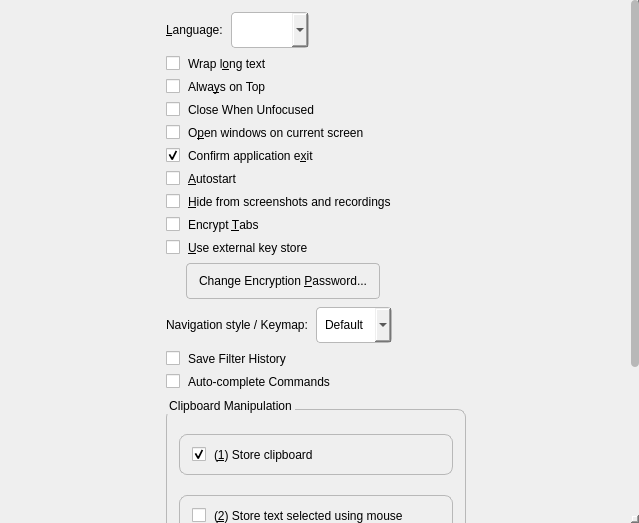
<?xml version="1.0" encoding="UTF-8"?>
<ui version="4.0">
 <class>ConfigTabGeneral</class>
 <widget class="QScrollArea" name="ConfigTabGeneral">
  <property name="geometry">
   <rect>
    <x>0</x>
    <y>0</y>
    <width>639</width>
    <height>523</height>
   </rect>
  </property>
  <property name="frameShape">
   <enum>QFrame::NoFrame</enum>
  </property>
  <property name="widgetResizable">
   <bool>true</bool>
  </property>
  <property name="styleSheet">
   <string>QScrollBar { border: none; background: transparent; width: 8px; margin: 0; } QScrollBar::handle { background: palette(mid); border-radius: 4px; min-height: 24px; } QScrollBar::handle:hover { background: palette(mid); }</string>
  </property>
  <widget class="QWidget" name="scrollAreaWidgetContents">
   <property name="geometry">
    <rect>
     <x>0</x>
     <y>0</y>
     <width>639</width>
     <height>523</height>
    </rect>
   </property>
   <layout class="QHBoxLayout" name="horizontalLayout_15">
    <property name="spacing">
     <number>8</number>
    </property>
    <property name="leftMargin">
     <number>12</number>
    </property>
    <property name="topMargin">
     <number>12</number>
    </property>
    <property name="rightMargin">
     <number>12</number>
    </property>
    <property name="bottomMargin">
     <number>12</number>
    </property>
    <item>
     <spacer name="horizontalSpacer_13">
      <property name="orientation">
       <enum>Qt::Horizontal</enum>
      </property>
      <property name="sizeHint" stdset="0">
       <size>
        <width>40</width>
        <height>20</height>
       </size>
      </property>
     </spacer>
    </item>
    <item>
     <layout class="QVBoxLayout" name="verticalLayout_10">
      <property name="spacing">
       <number>8</number>
      </property>
      <property name="leftMargin">
       <number>0</number>
      </property>
      <property name="topMargin">
       <number>0</number>
      </property>
      <property name="rightMargin">
       <number>0</number>
      </property>
      <property name="bottomMargin">
       <number>0</number>
      </property>
      <item>
       <spacer name="verticalSpacer_3">
        <property name="orientation">
         <enum>Qt::Vertical</enum>
        </property>
        <property name="sizeHint" stdset="0">
         <size>
          <width>20</width>
          <height>40</height>
         </size>
        </property>
       </spacer>
      </item>
      <item>
       <layout class="QHBoxLayout" name="horizontalLayout_5">
        <property name="spacing">
         <number>8</number>
        </property>
        <property name="leftMargin">
         <number>0</number>
        </property>
        <property name="topMargin">
         <number>0</number>
        </property>
        <property name="rightMargin">
         <number>0</number>
        </property>
        <property name="bottomMargin">
         <number>0</number>
        </property>
        <item>
         <widget class="QLabel" name="label">
          <property name="text">
           <string>&amp;Language:</string>
          </property>
          <property name="buddy">
           <cstring>comboBoxLanguage</cstring>
          </property>
         </widget>
        </item>
        <item>
         <widget class="QComboBox" name="comboBoxLanguage">
          <property name="styleSheet">
           <string>border-radius: 4px; border: 1px solid palette(mid); padding: 5px 8px; min-height: 24px;</string>
          </property>
         </widget>
        </item>
        <item>
         <spacer name="horizontalSpacer_3">
          <property name="orientation">
           <enum>Qt::Horizontal</enum>
          </property>
          <property name="sizeHint" stdset="0">
           <size>
            <width>40</width>
            <height>20</height>
           </size>
          </property>
         </spacer>
        </item>
       </layout>
      </item>
      <item>
       <widget class="QCheckBox" name="checkBoxTextWrap">
        <property name="styleSheet">
         <string>spacing: 8px;</string>
        </property>
        <property name="toolTip">
         <string>Break text if it's too long to fit on line</string>
        </property>
        <property name="text">
         <string>Wrap l&amp;ong text</string>
        </property>
       </widget>
      </item>
      <item>
       <widget class="QCheckBox" name="checkBoxAlwaysOnTop">
        <property name="styleSheet">
         <string>spacing: 8px;</string>
        </property>
        <property name="toolTip">
         <string>Keep main window above other windows</string>
        </property>
        <property name="text">
         <string>Alwa&amp;ys on Top</string>
        </property>
       </widget>
      </item>
      <item>
       <widget class="QCheckBox" name="checkBoxCloseOnUnfocus">
        <property name="styleSheet">
         <string>spacing: 8px;</string>
        </property>
        <property name="toolTip">
         <string>Close main window when other application has focus</string>
        </property>
        <property name="text">
         <string>Close When Unfocused</string>
        </property>
       </widget>
      </item>
      <item>
       <widget class="QCheckBox" name="checkBoxOpenWindowsOnCurrentScreen">
        <property name="styleSheet">
         <string>spacing: 8px;</string>
        </property>
        <property name="toolTip">
         <string>Enable to open windows on current screen. Disable to open windows where they were last closed</string>
        </property>
        <property name="text">
         <string>O&amp;pen windows on current screen</string>
        </property>
       </widget>
      </item>
      <item>
       <widget class="QCheckBox" name="checkBoxConfirmExit">
        <property name="styleSheet">
         <string>spacing: 8px;</string>
        </property>
        <property name="toolTip">
         <string>Confirm application exit</string>
        </property>
        <property name="text">
         <string>Confirm application e&amp;xit</string>
        </property>
        <property name="checked">
         <bool>true</bool>
        </property>
       </widget>
      </item>
      <item>
       <widget class="QCheckBox" name="checkBoxAutostart">
        <property name="styleSheet">
         <string>spacing: 8px;</string>
        </property>
        <property name="toolTip">
         <string>Run the application on system startup</string>
        </property>
        <property name="text">
         <string>&amp;Autostart</string>
        </property>
       </widget>
      </item>
      <item>
       <widget class="QCheckBox" name="checkBoxPreventScreenCapture">
        <property name="styleSheet">
         <string>spacing: 8px;</string>
        </property>
        <property name="toolTip">
         <string>Prevent capturing app windows in screenshots and recordings</string>
        </property>
        <property name="text">
         <string>&amp;Hide from screenshots and recordings</string>
        </property>
       </widget>
      </item>
      <item>
       <widget class="QCheckBox" name="checkBoxEncryptTabs">
        <property name="styleSheet">
         <string>spacing: 8px;</string>
        </property>
        <property name="toolTip">
         <string>Encrypt tab data on disk (requires password to be set)</string>
        </property>
        <property name="text">
         <string>Encrypt &amp;Tabs</string>
        </property>
       </widget>
      </item>
      <item>
       <widget class="QCheckBox" name="checkBoxUseKeychain">
        <property name="styleSheet">
         <string>spacing: 8px;</string>
        </property>
        <property name="toolTip">
         <string>Use an available external key store for the encryption password (Windows Credential Store, macOS Keychain, GNOME Keyring, KWallet)</string>
        </property>
        <property name="text">
         <string>&amp;Use external key store</string>
        </property>
       </widget>
      </item>
      <item>
       <layout class="QHBoxLayout" name="horizontalLayoutChangePassword">
        <property name="spacing">
         <number>8</number>
        </property>
        <property name="leftMargin">
         <number>0</number>
        </property>
        <property name="topMargin">
         <number>0</number>
        </property>
        <property name="rightMargin">
         <number>0</number>
        </property>
        <property name="bottomMargin">
         <number>0</number>
        </property>
        <item>
         <spacer name="horizontalSpacerChangePasswordIndent">
          <property name="orientation">
           <enum>Qt::Horizontal</enum>
          </property>
          <property name="sizeType">
           <enum>QSizePolicy::Fixed</enum>
          </property>
          <property name="sizeHint" stdset="0">
           <size>
            <width>20</width>
            <height>20</height>
           </size>
          </property>
         </spacer>
        </item>
        <item>
         <widget class="QPushButton" name="pushButtonChangeEncryptionPassword">
          <property name="toolTip">
           <string>Change the password used to encrypt tab data</string>
          </property>
          <property name="text">
           <string>Change Encryption &amp;Password...</string>
          </property>
          <property name="styleSheet">
           <string>border-radius: 4px; padding: 5px 12px; min-height: 24px; border: 1px solid palette(mid); background-color: palette(button);</string>
          </property>
          <property name="minimumHeight">
           <number>32</number>
          </property>
         </widget>
        </item>
        <item>
         <spacer name="horizontalSpacerChangePassword">
          <property name="orientation">
           <enum>Qt::Horizontal</enum>
          </property>
          <property name="sizeHint" stdset="0">
           <size>
            <width>40</width>
            <height>20</height>
           </size>
          </property>
         </spacer>
        </item>
       </layout>
      </item>
      <item>
       <layout class="QHBoxLayout" name="horizontalLayoutNavigationStyle">
        <property name="spacing">
         <number>8</number>
        </property>
        <property name="leftMargin">
         <number>0</number>
        </property>
        <property name="topMargin">
         <number>0</number>
        </property>
        <property name="rightMargin">
         <number>0</number>
        </property>
        <property name="bottomMargin">
         <number>0</number>
        </property>
        <item>
         <widget class="QLabel" name="label_nav_style">
          <property name="text">
           <string>Navigation style / Keymap:</string>
          </property>
          <property name="buddy">
           <cstring>comboBoxNavigationStyle</cstring>
          </property>
         </widget>
        </item>
        <item>
         <widget class="QComboBox" name="comboBoxNavigationStyle">
          <property name="toolTip">
           <string>Support for Vi navigation (keys H, J, K, L, / and more) and Emacs navigation (Ctrl+N, P, V and more)</string>
          </property>
          <property name="styleSheet">
           <string>border-radius: 4px; border: 1px solid palette(mid); padding: 5px 8px; min-height: 24px;</string>
          </property>
          <item>
           <property name="text">
            <string>Default</string>
           </property>
          </item>
          <item>
           <property name="text">
            <string>Vi</string>
           </property>
          </item>
          <item>
           <property name="text">
            <string>Emacs</string>
           </property>
          </item>
         </widget>
        </item>
        <item>
         <spacer name="horizontalSpacerNavigationStyle">
          <property name="orientation">
           <enum>Qt::Horizontal</enum>
          </property>
          <property name="sizeHint" stdset="0">
           <size>
            <width>40</width>
            <height>20</height>
           </size>
          </property>
         </spacer>
        </item>
       </layout>
      </item>
      <item>
       <widget class="QCheckBox" name="checkBoxSaveFilterHistory">
        <property name="styleSheet">
         <string>spacing: 8px;</string>
        </property>
        <property name="toolTip">
         <string>Save and restore history of item filters</string>
        </property>
        <property name="text">
         <string>Save Filter History</string>
        </property>
       </widget>
      </item>
      <item>
       <widget class="QCheckBox" name="checkBoxAutocompleteCommands">
        <property name="styleSheet">
         <string>spacing: 8px;</string>
        </property>
        <property name="toolTip">
         <string>Automatically show popup to complete function, type and variable names in commands</string>
        </property>
        <property name="text">
         <string>Auto-complete Commands</string>
        </property>
       </widget>
      </item>
      <item>
       <widget class="QGroupBox" name="groupBox">
        <property name="title">
         <string>Clipboard Manipulation</string>
        </property>
        <property name="flat">
         <bool>false</bool>
        </property>
        <property name="checkable">
         <bool>false</bool>
        </property>
        <property name="styleSheet">
         <string>border-radius: 8px; border: 1px solid palette(mid); margin-top: 12px; padding: 12px;</string>
        </property>
        <layout class="QGridLayout" name="gridLayout_8">
         <property name="spacing">
          <number>8</number>
         </property>
         <property name="leftMargin">
          <number>0</number>
         </property>
         <property name="topMargin">
          <number>0</number>
         </property>
         <property name="rightMargin">
          <number>0</number>
         </property>
         <property name="bottomMargin">
          <number>0</number>
         </property>
         <item row="3" column="0">
          <widget class="QCheckBox" name="checkBoxCopyClip">
           <property name="styleSheet">
            <string>spacing: 8px;</string>
           </property>
           <property name="toolTip">
            <string>Allow to paste copied content the same way as mouse selections (usually by pressing middle mouse button)</string>
           </property>
           <property name="text">
            <string>(&amp;3) Paste clipboard with mouse</string>
           </property>
          </widget>
         </item>
         <item row="4" column="0">
          <widget class="QCheckBox" name="checkBoxCopySel">
           <property name="styleSheet">
            <string>spacing: 8px;</string>
           </property>
           <property name="toolTip">
            <string>Allow to paste mouse selections using shortcut (usually Ctrl+V or Shift+Insert)</string>
           </property>
           <property name="text">
            <string>(&amp;4) Paste mouse selection with keyboard</string>
           </property>
          </widget>
         </item>
         <item row="0" column="0">
          <widget class="QCheckBox" name="checkBoxClip">
           <property name="styleSheet">
            <string>spacing: 8px;</string>
           </property>
           <property name="toolTip">
            <string>Save clipboard in history</string>
           </property>
           <property name="text">
            <string>(&amp;1) Store clipboard</string>
           </property>
           <property name="checked">
            <bool>true</bool>
           </property>
          </widget>
         </item>
         <item row="2" column="0">
          <widget class="QCheckBox" name="checkBoxSel">
           <property name="styleSheet">
            <string>spacing: 8px;</string>
           </property>
           <property name="toolTip">
            <string>Save text selected with mouse (primary selection) in history</string>
           </property>
           <property name="text">
            <string>(&amp;2) Store text selected using mouse</string>
           </property>
          </widget>
         </item>
         <item row="5" column="0">
          <widget class="QCheckBox" name="checkBoxRunSel">
           <property name="styleSheet">
            <string>spacing: 8px;</string>
           </property>
           <property name="text">
            <string>(&amp;5) Run automatic commands on selection</string>
           </property>
          </widget>
         </item>
        </layout>
       </widget>
      </item>
      <item>
       <spacer name="verticalSpacer">
        <property name="orientation">
         <enum>Qt::Vertical</enum>
        </property>
        <property name="sizeHint" stdset="0">
         <size>
          <width>20</width>
          <height>40</height>
         </size>
        </property>
       </spacer>
      </item>
     </layout>
    </item>
    <item>
     <spacer name="horizontalSpacer_12">
      <property name="orientation">
       <enum>Qt::Horizontal</enum>
      </property>
      <property name="sizeHint" stdset="0">
       <size>
        <width>40</width>
        <height>20</height>
       </size>
      </property>
     </spacer>
    </item>
   </layout>
  </widget>
 </widget>
 <tabstops>
  <tabstop>comboBoxLanguage</tabstop>
  <tabstop>checkBoxTextWrap</tabstop>
  <tabstop>checkBoxAlwaysOnTop</tabstop>
  <tabstop>checkBoxCloseOnUnfocus</tabstop>
  <tabstop>checkBoxOpenWindowsOnCurrentScreen</tabstop>
  <tabstop>checkBoxConfirmExit</tabstop>
  <tabstop>checkBoxAutostart</tabstop>
  <tabstop>checkBoxEncryptTabs</tabstop>
  <tabstop>checkBoxUseKeychain</tabstop>
  <tabstop>pushButtonChangeEncryptionPassword</tabstop>
  <tabstop>comboBoxNavigationStyle</tabstop>
  <tabstop>checkBoxSaveFilterHistory</tabstop>
  <tabstop>checkBoxAutocompleteCommands</tabstop>
  <tabstop>checkBoxClip</tabstop>
  <tabstop>checkBoxSel</tabstop>
  <tabstop>checkBoxCopyClip</tabstop>
  <tabstop>checkBoxCopySel</tabstop>
  <tabstop>checkBoxRunSel</tabstop>
 </tabstops>
 <resources/>
 <connections/>
</ui>
